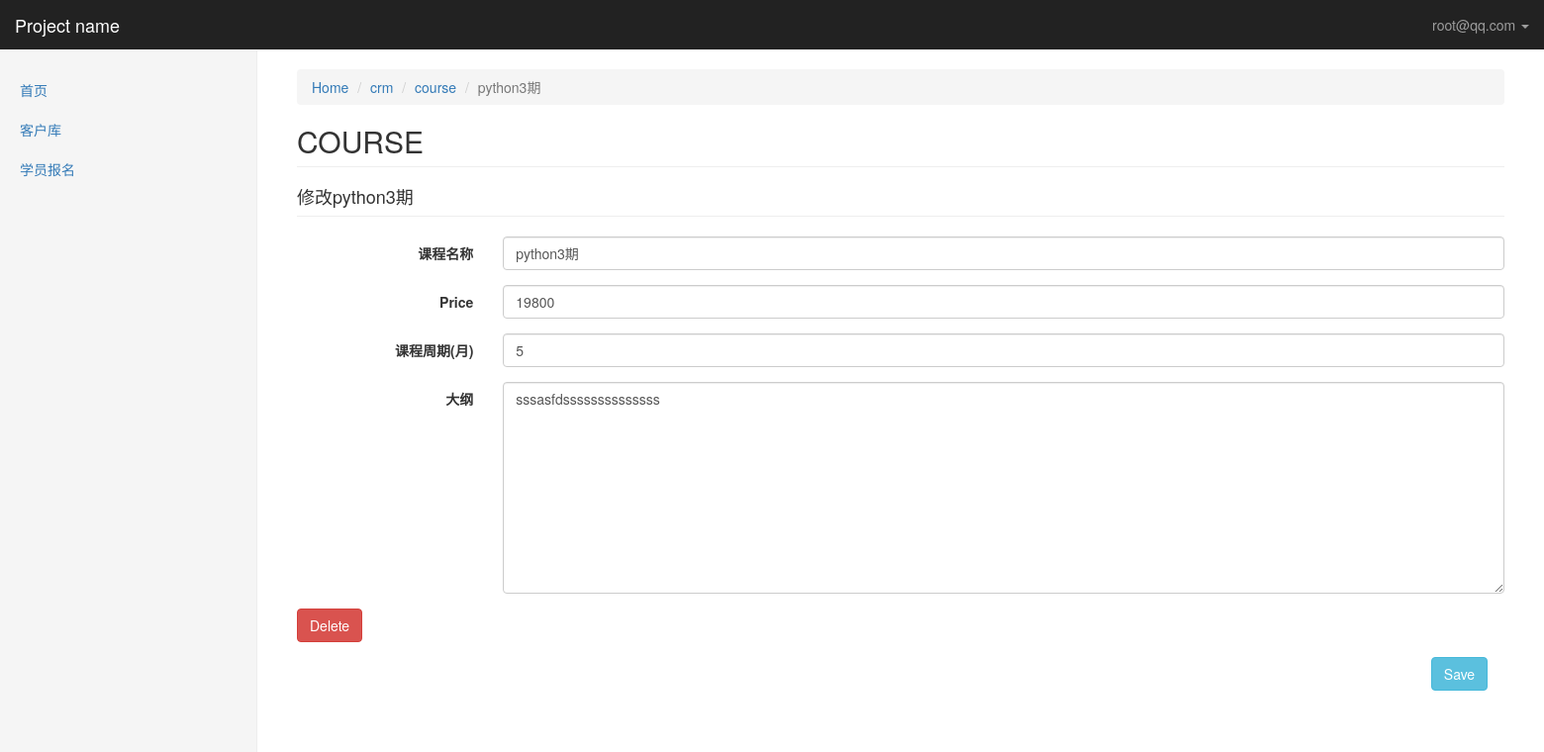
The app's page /kingadmin/crm/course/1/change/ (signed in) with its own data.
### crm/models.py (models this page shows, shortened)
class UserProfile(AbstractBaseUser, PermissionsMixin):
    email = models.EmailField(
        verbose_name='email address',
        max_length=255,
        unique=True,
    )
    name = models.CharField(max_length=64, verbose_name="姓名")
    is_active = models.BooleanField(default=True)
    is_staff = models.BooleanField(default=True)
    is_admin = models.BooleanField(default=False)
    role = models.ManyToManyField("Role", blank=True, null=True)
    objects = UserProfileManager()
    USERNAME_FIELD = 'email'
    REQUIRED_FIELDS = ['name']
    def __str__(self):              # __unicode__ on Python 2
        return self.email
    class Meta:
        permissions = (
            ('crm_table_list', '可以查看kingadmin每张表里所有的数据'),
            ('crm_table_list_view', '可以访问kingadmin表里每条数据的修改页'),
            ('crm_table_list_change', '可以对kingadmin表里的每条数据进行修改'),
            ('crm_table_obj_add_view', '可以访问kingadmin每张表的数据增加页'),
            ('crm_table_obj_add', '可以对kingadmin每张表进行数据添加'),
        )

class Menus(models.Model):
    name = models.CharField(max_length=64)
    url_type_choices = ((0, 'absolute'), (1, 'dynamic'))
    url_type = models.SmallIntegerField(choices=url_type_choices, default=0)
    url_name = models.CharField(max_length=128)
    class Meta:
        unique_together = ('name', 'url_name')

class Course(models.Model):
    name = models.CharField(verbose_name='课程名称', max_length=64, unique=True)
    price = models.PositiveSmallIntegerField()
    period = models.PositiveSmallIntegerField(verbose_name="课程周期(月)", default=5)
    outline = models.TextField(verbose_name="大纲")
    def __str__(self):
        return self.name

### kingadmin/permissions.py (the view)
    def inner(*args,**kwargs):
        if not perm_check(*args,**kwargs):
            request = args[0]
            return render(request,'kingadmin/page_403.html')
        return func(*args,**kwargs)

### kingadmin/form_handle.py (called while the page is built)
def create_dynamic_model_form(admin_class, form_add=False):
    class Meta:
        model = admin_class.model  #类对象
        fields = "__all__"
        if not form_add: #修改
            exclude = admin_class.readonly_fields
            admin_class.form_add = False #这是因为自始至终admin_class实例都是同一个,
        else:
            admin_class.form_add = True
    def __new__(cls, *args, **kwargs):
        print("__new__", cls, args, kwargs)
        for field_name in cls.base_fields:  #循环每一个字段
            field_obj = cls.base_fields[field_name]  #拿到每一个字段对象
            field_obj.widget.attrs.update({'class': 'form-control'})  # 给每个字段添加属性
        return ModelForm.__new__(cls)
    dynamic_form = type("DynamicModelForm", (ModelForm, ), {"Meta": Meta, '__new__': __new__})  #动态生成model模块
    print(dynamic_form)
    return dynamic_form

### kingadmin/permissions.py (called while the page is built)
def check_permission(func):
    def inner(*args,**kwargs):
        if not perm_check(*args,**kwargs):
            request = args[0]
            return render(request,'kingadmin/page_403.html')
        return func(*args,**kwargs)
    return inner

### kingadmin/templatetags/kingadmin_tags.py (called while the page is built)
@register.simple_tag
def get_model_name(admin_class):
    return admin_class.model._meta.model_name.upper()

@register.simple_tag
def get_model_verbose_name(admin_class):
    return admin_class.model._meta.verbose_name

### kingadmin/views.py (called while the page is built)
@permissions.check_permission
@login_required
def table_obj_change(request, app_name, model_name, obj_id):
    admin_class = site.enabled_admins[app_name][model_name]
    model_form = form_handle.create_dynamic_model_form(admin_class)
    print(model_form)
    obj = admin_class.model.objects.get(id=obj_id)
    if request.method == "GET":
        form_obj = model_form(instance=obj) #instance当前正在修改的对象
    elif request.method == "POST":
        form_obj = model_form(instance=obj, data=request.POST)
        if form_obj.is_valid():
            form_obj.save()  #ModelForm直接保存，Form需要从clean_data中取出数据
            return redirect('/kingadmin/%s/%s/' % (app_name, model_name))
    return render(request, "kingadmin/table_obj_change.html", locals())

### kingadmin/templates/kingadmin/table_obj_change.html
{% extends 'kingadmin/index.html' %}
{% load kingadmin_tags %}
{% block right-content-container %}
    <ol class="breadcrumb">
      <li><a href="/kingadmin/">Home</a></li>
      <li><a href="/kingadmin/{{ app_name }}/">{{ app_name }}</a></li>
      <li><a href="/kingadmin/{{ app_name }}/{{ model_name }}/">{% get_model_verbose_name admin_class %}</a></li>
      <li class="active">{{ form_obj.instance }}</li>
    </ol>
    <h2 class="page-header">{% get_model_name admin_class %}</h2>
    <h4 class="page-header">修改{{ form_obj.instance }}</h4>
{% include "kingadmin/table_obj_change_component.html" %}
{% endblock %}

### kingadmin/templates/kingadmin/index.html (shortened to what this page needs)
{% extends 'base.html' %}
{% block body %}
<nav class="navbar navbar-inverse navbar-fixed-top">
  <div class="container-fluid">
    <div class="navbar-header">
      <a class="navbar-brand" href="#">Project name</a>
    </div>
    <div id="navbar" class="navbar-collapse collapse">
      <ul class="nav navbar-nav navbar-right">
          <li class="dropdown">
              <a href="#" class="dropdown-toggle" data-toggle="dropdown" role="button" aria-haspopup="true" aria-expanded="false">{{ request.user }} <span class="caret"></span></a>
          </li>
      </ul>
    </div>
  </div>
</nav>
<div class="container-fluid">
  <div class="row">
    <div class="col-sm-3 col-md-2 sidebar">
      <ul class="nav nav-sidebar">
        {% for role in request.user.role.select_related %}
            {% for menu in role.menus.select_related %}
                {% if request.path == menu.url_name %}
                    <li class="active"><a href="{% if menu.url_type == 0 %}{{ menu.url_name }}{% else %}{% url menu.url_name %}{% endif %}">{{ menu.name }}</a></li>
                {% else %}
                    <li><a href="{% if menu.url_type == 0 %}{{ menu.url_name }}{% else %}{% url menu.url_name %}{% endif %}">{{ menu.name }}</a></li>
                {% endif %}
            {% endfor %}
        {% endfor %}
      </ul>
    </div>
    <div class="col-sm-9 col-sm-offset-3 col-md-10 col-md-offset-2 main">
      {% block right-content-container %}{% endblock %}
    </div>
  </div>
</div>
{% endblock %}

### kingadmin/templates/kingadmin/table_obj_change_component.html (shortened to what this page needs)
{% load kingadmin_tags %}
<form class="form-horizontal" method="post" onsubmit="VerificationBeforeFormSubmit()">{% csrf_token %}
    {% for field in form_obj %}
        <div class="form-group">
            <label class="col-sm-2 control-label">{{ field.label }}</label>
            <div class="col-sm-10">
                {% if field.name in admin_class.filter_horizontal %}
                    <div class="col-lg-5">
                        <input type="search" class="form-control" oninput="FuccSearch(this)">
                        <select id="id_{{ field.name }}_from" multiple class="form-control">
                            {% get_available_m2m_data field.name form_obj admin_class as available_m2m_data %}
                            {% for obj in available_m2m_data %}
                                <option ondblclick="MoveSelectedOption(this, 'id_{{ field.name }}_to')" value="{{ obj.id }}">{{ obj }}</option>
                            {% endfor %}
                        </select>
                        <p><a style="cursor: pointer" onclick="MoveAllElement('id_{{ field.name }}_from', 'id_{{ field.name }}_to')">Choose All</a></p>
                    </div>
                    <div style="margin-top: 34px" class="col-lg-5">
                        <select tag="selected_m2m" id="id_{{ field.name }}_to" multiple class="form-control" name="{{ field.name }}">
                            {% get_selected_m2m_data field.name form_obj admin_class as selected_m2m_data %}
                            {% for obj in selected_m2m_data %}
                                <option ondblclick="MoveSelectedOption(this,'id_{{ field.name }}_from')" value="{{ obj.id }}">{{ obj }}</option>
                            {% endfor %}
                        </select>
                        <p><a style="cursor: pointer" onclick="MoveAllElement('id_{{ field.name }}_to', 'id_{{ field.name }}_from')">Remove All</a></p>
                    </div>
                {% else %}
                    {{ field }}
                {% endif %}
            </div>
        </div>
    {% endfor %}
    <div class="form-group">
        {% if form_obj.instance.id %}
            <div class="col-sm-10">
                <a style="cursor: pointer" class="btn btn-danger" href="{% url 'obj_delete' app_name model_name form_obj.instance.id %}">Delete</a>
            </div>
        {% endif %}
    </div>
    <div class="form-group">
        <div class="col-sm-offset-11 col-sm-10">
            <button type="submit" class="btn btn-info">Save</button>
        </div>
    </div>
</form>

### statics/css/dashboard.css (style rules this page uses)
body { padding-top: 50px; }
.navbar-fixed-top { border: 0; }
.sidebar { display: none; }
@media (min-width: 768px) { .sidebar { position: fixed; top: 51px; bottom: 0; left: 0; z-index: 1000; display: block; padding: 20px; overflow-x: hidden; overflow-y: auto; background-color: #f5f5f5; border-right: 1px solid #eee; } }
.nav-sidebar { margin-right: -21px; margin-bottom: 20px; margin-left: -20px; }
.nav-sidebar > li > a { padding-right: 20px; padding-left: 20px; }
.main { padding: 20px; }
@media (min-width: 768px) { .main { padding-right: 40px; padding-left: 40px; } }
.main .page-header { margin-top: 0; }

### records on screen
UserProfile: user "root@qq.com"
Menus: name "首页"
Menus: name "客户库"
Menus: name "学员报名"
Course: instance "python3期", form_obj "python3期" "19800" "5" "sssasfdssssssssssssss"

### other values on screen
{{ app_name }} "crm"
{{ field.label }} "课程名称" "Price" "课程周期(月)" "大纲"
